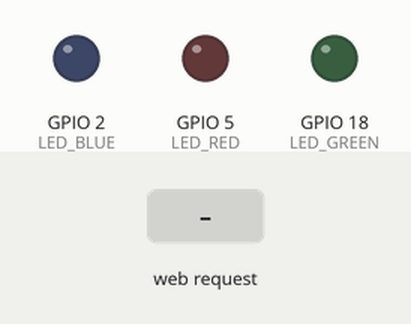
The program below on a simulated ESP32. Parts: output pins drawn as LEDs (lit = HIGH). The test bench sets the inputs (shaded band). WiFi joins after 1.5 s; servers stay silent unless stated; storage starts empty; what the program prints to the serial monitor is not drawn.

Above: at 3.7 s.
3.8 s: HTTP request GET /3 received
At 4.3 s:
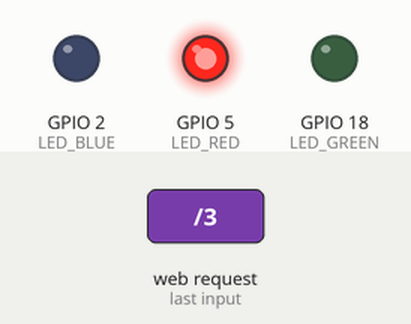
5.3 s: HTTP request GET /1 received
At 6.5 s:
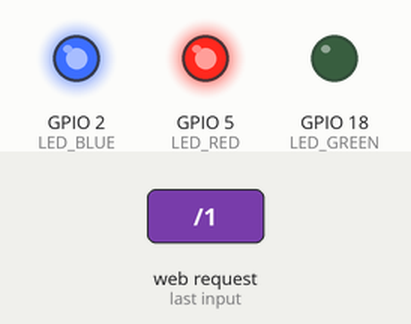
6.8 s: HTTP request GET /5 received
At 7.8 s:
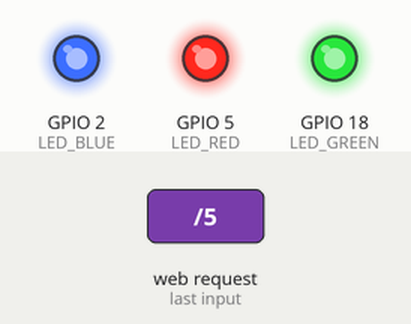
8.3 s: HTTP request GET /0 received
At 8.9 s:
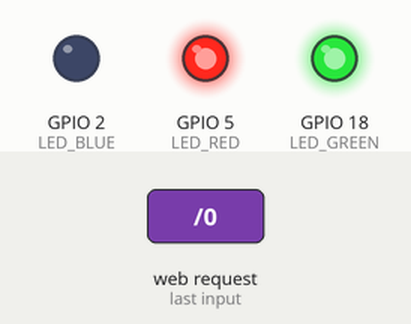
9.8 s: HTTP request GET /2 received
At 11.0 s:
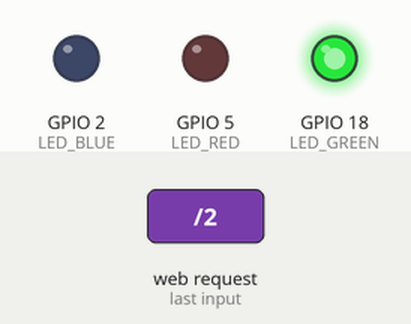
11.3 s: HTTP request GET /4 received
At 12.4 s:
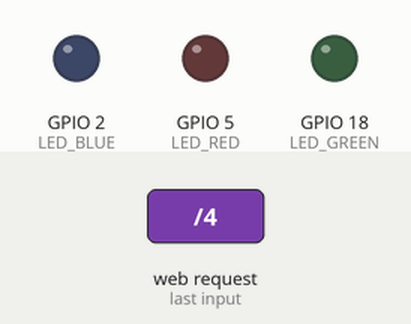
Timing chart, 0 to 13.8 s (numbered marks = the images above; inputs shaded):
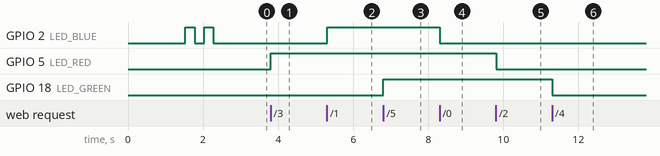

The program:

main.cpp
```cpp
#include <Arduino.h>
#include <WiFi.h>
#include <WebServer.h>
#include <LittleFS.h>

#include <secrets.h>
#include <wifi_log.h>

WebServer server(80);

// EN: three LEDs on three pins — onboard blue + two external (red on GPIO 5,
//     green on GPIO 18). Each has its own boolean state and its own on/off
//     route pair (see server.on(...) calls in setup).
// SL: tri LED diode na treh nožicah — vgrajena modra + dve zunanji (rdeča
//     na GPIO 5, zelena na GPIO 18). Vsaka ima svoje bool stanje in svoj
//     par poti za vklop/izklop (glej server.on(...) klice v setup).
const uint8_t LED_BLUE  = 2;
const uint8_t LED_RED   = 5;
const uint8_t LED_GREEN = 18;

bool blueOn  = false;
bool redOn   = false;
bool greenOn = false;

// EN: read the HTML template from LittleFS, substitute placeholders
//     (%BLUE%, %BLUE_CLASS%, etc.) with the current state, and send. This
//     is a minimal server-side templating pattern using String::replace —
//     enough for a handful of dynamic values. For larger sites you'd reach
//     for a real templating library or send raw state as JSON and render
//     client-side with JavaScript.
// SL: preberi HTML predlogo iz LittleFS, zamenjaj oznake (%BLUE%,
//     %BLUE_CLASS% ipd.) s trenutnim stanjem in pošlji. Preprost vzorec
//     strežniške predloge z String::replace — dovolj za nekaj dinamičnih
//     vrednosti. Za večja mesta uporabi pravo knjižnico za predloge ali
//     pa stanje pošlji kot JSON in renderiraj na odjemalcu z JavaScript-om.
void sendPage() {
  File f = LittleFS.open("/index.html", "r");
  if (!f) {
    server.send(500, "text/plain; charset=UTF-8",
                "Manjka /index.html — zaženi `pio run --target uploadfs`");
    return;
  }
  String page = f.readString();
  f.close();

  page.replace("%BLUE%",        blueOn  ? "PRIŽGANA" : "UGASNJENA");
  page.replace("%RED%",         redOn   ? "PRIŽGANA" : "UGASNJENA");
  page.replace("%GREEN%",       greenOn ? "PRIŽGANA" : "UGASNJENA");
  page.replace("%BLUE_CLASS%",  blueOn  ? "is-on" : "is-off");
  page.replace("%RED_CLASS%",   redOn   ? "is-on" : "is-off");
  page.replace("%GREEN_CLASS%", greenOn ? "is-on" : "is-off");

  server.send(200, "text/html; charset=UTF-8", page);
}

void handle_root() { sendPage(); }
void handle_0()    { blueOn  = false; sendPage(); }
void handle_1()    { blueOn  = true;  sendPage(); }
void handle_2()    { redOn   = false; sendPage(); }
void handle_3()    { redOn   = true;  sendPage(); }
void handle_4()    { greenOn = false; sendPage(); }
void handle_5()    { greenOn = true;  sendPage(); }

void setup() {
  Serial.begin(115200);

  if (!LittleFS.begin()) {
    Serial.println("LittleFS mount failed — zaženi `pio run --target uploadfs`");
  } else {
    Serial.println("LittleFS priklopljen.");
  }

  pinMode(LED_BLUE,  OUTPUT);
  pinMode(LED_RED,   OUTPUT);
  pinMode(LED_GREEN, OUTPUT);

  printWifiTarget();
  WiFi.begin(WIFI_SSID, WIFI_PASSWORD);

  while (WiFi.status() != WL_CONNECTED) {
    delay(500);
    Serial.println("Povezovanje z WiFi omrežjem ...");
  }

  Serial.println("Povezava z WiFi omrežjem je vzpostavljena.");
  Serial.print("Moj IP naslov je: ");
  Serial.println(WiFi.localIP());

  server.on("/",  handle_root);
  server.on("/0", handle_0);  // blue OFF
  server.on("/1", handle_1);  // blue ON
  server.on("/2", handle_2);  // red OFF
  server.on("/3", handle_3);  // red ON
  server.on("/4", handle_4);  // green OFF
  server.on("/5", handle_5);  // green ON

  server.begin();

  for (int i = 0; i < 2; i++) {
    digitalWrite(LED_BLUE, HIGH); delay(250);
    digitalWrite(LED_BLUE, LOW);  delay(250);
  }
}

void loop() {
  server.handleClient();

  digitalWrite(LED_BLUE,  blueOn  ? HIGH : LOW);
  digitalWrite(LED_RED,   redOn   ? HIGH : LOW);
  digitalWrite(LED_GREEN, greenOn ? HIGH : LOW);
}
```

Measured:
- after the input at 3.8 s, GPIO 5 (LED_RED): LOW → HIGH at once
- after the input at 5.3 s, GPIO 2 (LED_BLUE): LOW → HIGH at once
- after the input at 6.8 s, GPIO 18 (LED_GREEN): LOW → HIGH at once
- after the input at 8.3 s, GPIO 2 (LED_BLUE): HIGH → LOW at once
- after the input at 9.8 s, GPIO 5 (LED_RED): HIGH → LOW at once
- after the input at 11.3 s, GPIO 18 (LED_GREEN): HIGH → LOW at once
